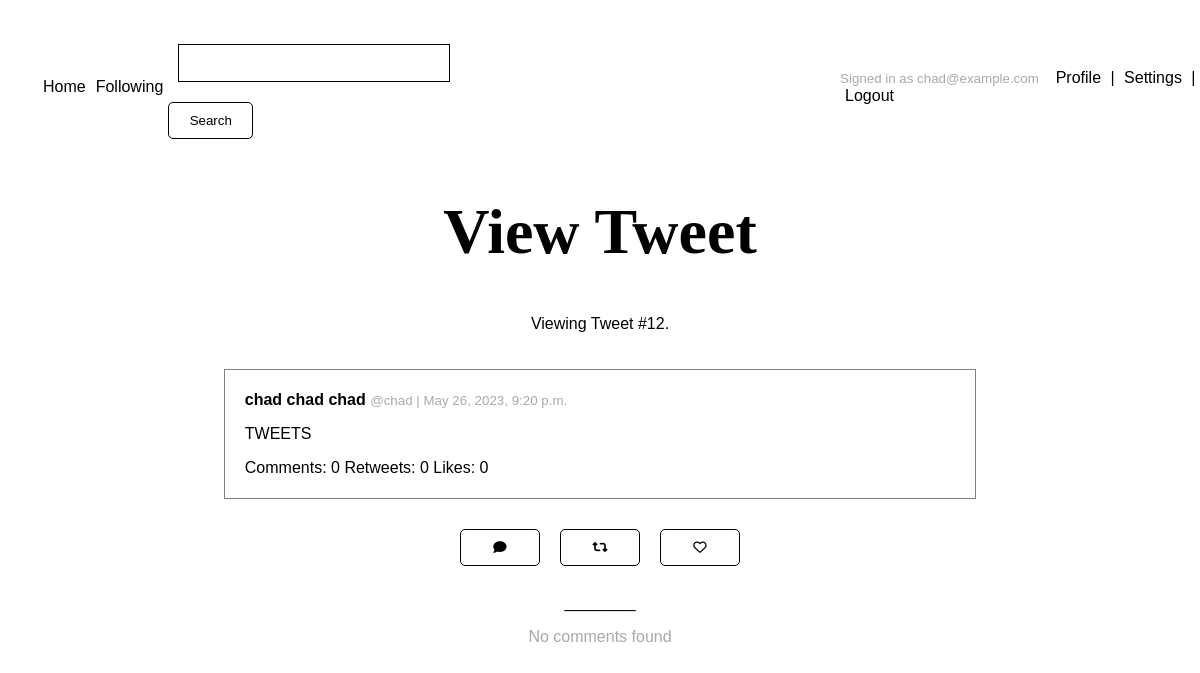
The app's page /12/ (signed in), older data.
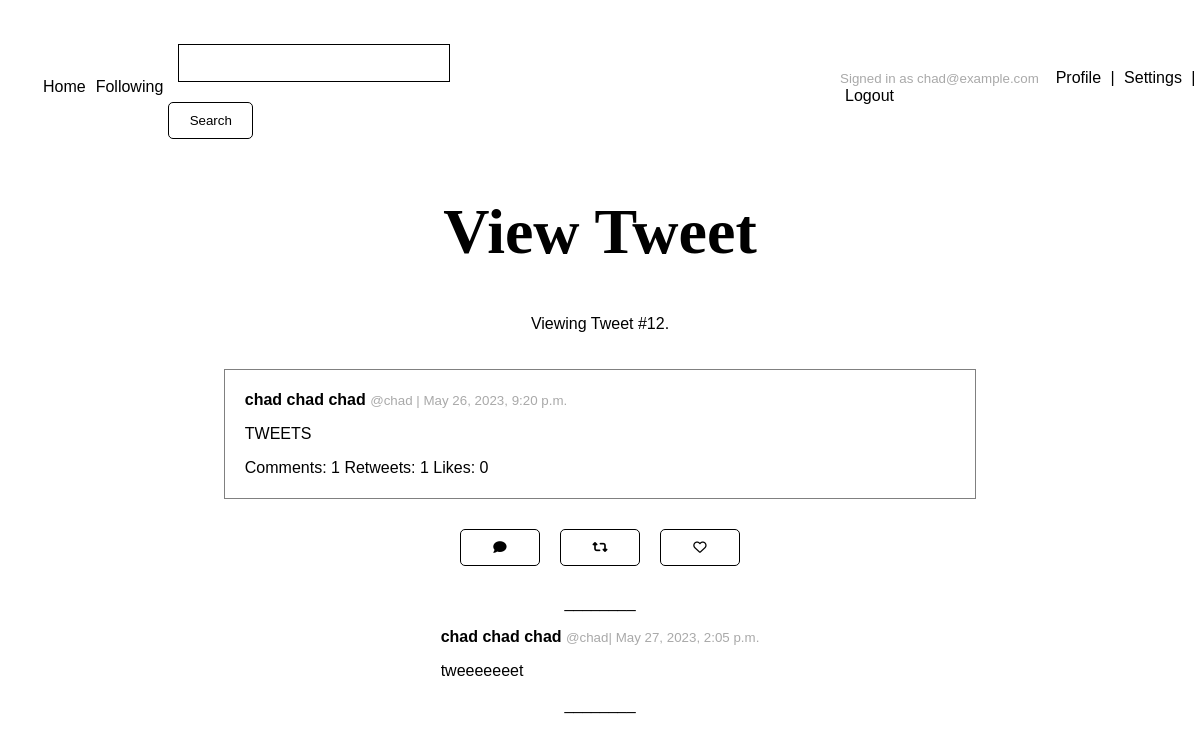
The same page, newer data.
### tweets/models.py (models this page shows)
class Tweet(models.Model):
    text = models.CharField(max_length=144)
    date = models.DateTimeField(default=timezone.now)
    likes = models.ManyToManyField(User, blank=True, related_name='likes')
    user = models.ForeignKey(User, on_delete=models.CASCADE)
    class Meta:
        ordering = ["-date"]
    def __str__(self):
        return self.text

class Comment(models.Model):
    tweet = models.ForeignKey(Tweet, on_delete=models.CASCADE)
    user = models.ForeignKey(User, on_delete=models.CASCADE)
    text = models.CharField(max_length=144)
    date = models.DateTimeField(default=timezone.now)
    def __str__(self):
        return self.text
    class Meta:
        ordering = ["-date"]

### users/models.py (models this page shows, shortened)
class Profile(models.Model):
    user = models.OneToOneField(User, on_delete=models.CASCADE)
    bio = models.TextField(default="")
    display_name = models.CharField(default="", max_length=150)
    location = models.CharField(blank=True, max_length=150)
    followers = models.ManyToManyField(User, blank=True, related_name='followers')
    following = models.ManyToManyField(User, blank=True, related_name='following')

### tweets/views.py (the view)
# urls.py: path('<int:tweet_id>/', views.tweet, name="tweet"),
@login_required
def tweet(request, tweet_id):
    tweet = get_object_or_404(Tweet, pk=tweet_id)
    already_liked = False
    if request.user.is_authenticated:
        already_liked = liked(request.user, tweet)
    return render(request, 'tweets/view_tweet.html', {"title": "View Tweet", "tweet": tweet, "already_liked": already_liked })

### tweets/views.py (called while the page is built)
def liked(user, tweet):
    liked = False
    for like in tweet.likes.all():
        if like == user:
            liked = True
            break
    return liked

### templates/tweets/view_tweet.html (shortened to what this page needs)
{% extends '../base.html' %}
{% block content %}
    <p>Viewing Tweet #{{tweet.id}}.</p>
    {% include "tweets/tweet.html" %}
    <div class="tweet-buttons center">
        <button id="show-comment" class="comment" onclick="showForm()" title="Show comment box"><i class="fa-solid fa-comment"></i></button>
        <form action="{% url 'retweet' tweet.id %}" method="post">
            <button type="submit" class="retweet" title="Retweet"><i class="fa-solid fa-retweet"></i></button>
        </form>
        <form action="{% url 'like' tweet.id %}" method="post">
            {% if already_liked %}
                <button type="submit" class="like" title="Like"><i class="fa-solid fa-heart"></i></button>
            {% else %}
                <button type="submit" class="like" title="Like"><i class="fa-regular fa-heart"></i></button>
            {% endif %}
        </form>
    </div>
        <br>
    <div class="center comments">
        ________
        {% for comment in tweet.comment_set.all %}
            {% include "tweets/comment.html" %}
        ________
        {% endfor %}
        {% if tweet.comment_set.count <= 0 %}
            <p class="faded"> No comments found </p>
        {% endif %}
    </div>
{% endblock %}

### templates/tweets/tweet.html (shortened to what this page needs)
<div class="tweet-card width-100">
    <a class="profile-link" href="{% url 'profile_public' tweet.user.id %}">
        <p>
            <strong>
                {{ tweet.user.profile.display_name }}
            </strong>
            <small>@{{ tweet.user }} | {{ tweet.date }}</small>
        </p>
    </a>
    <a class="tweet-link" href="{% url 'tweet' tweet.id %}">
        <p>{{ tweet }}</p>
        <p>
            Comments: {{ tweet.comment_set.count }}
            Retweets: {{ tweet.retweet_set.count }}
            Likes: {{ tweet.likes.count }}
        </p>
    </a>
</div>

### templates/tweets/comment.html
<div class="tweet comment-box">
    <a class="profile-link" href="{% url 'profile_public' comment.user.id %}">
        <p>
            <strong>{{ comment.user.profile.display_name }}</strong>
            <small>@{{ comment.user }}| {{ comment.date }}</small>
        </p>
    </a>
    <p>{{ comment }}</p>
</div>

Row changes from the older to the newer data that the page shows:
computed for Tweet "TWEETS": comment_set.count "0" → "1"; retweet_set.count "0" → "1"
added Comment: user.profile.display_name "chad chad chad", user "chad", date "May 27, 2023, 2:05 p.m.", text "tweeeeeeet"
Text that changed along with them:
text no longer shown: "No comments found"
